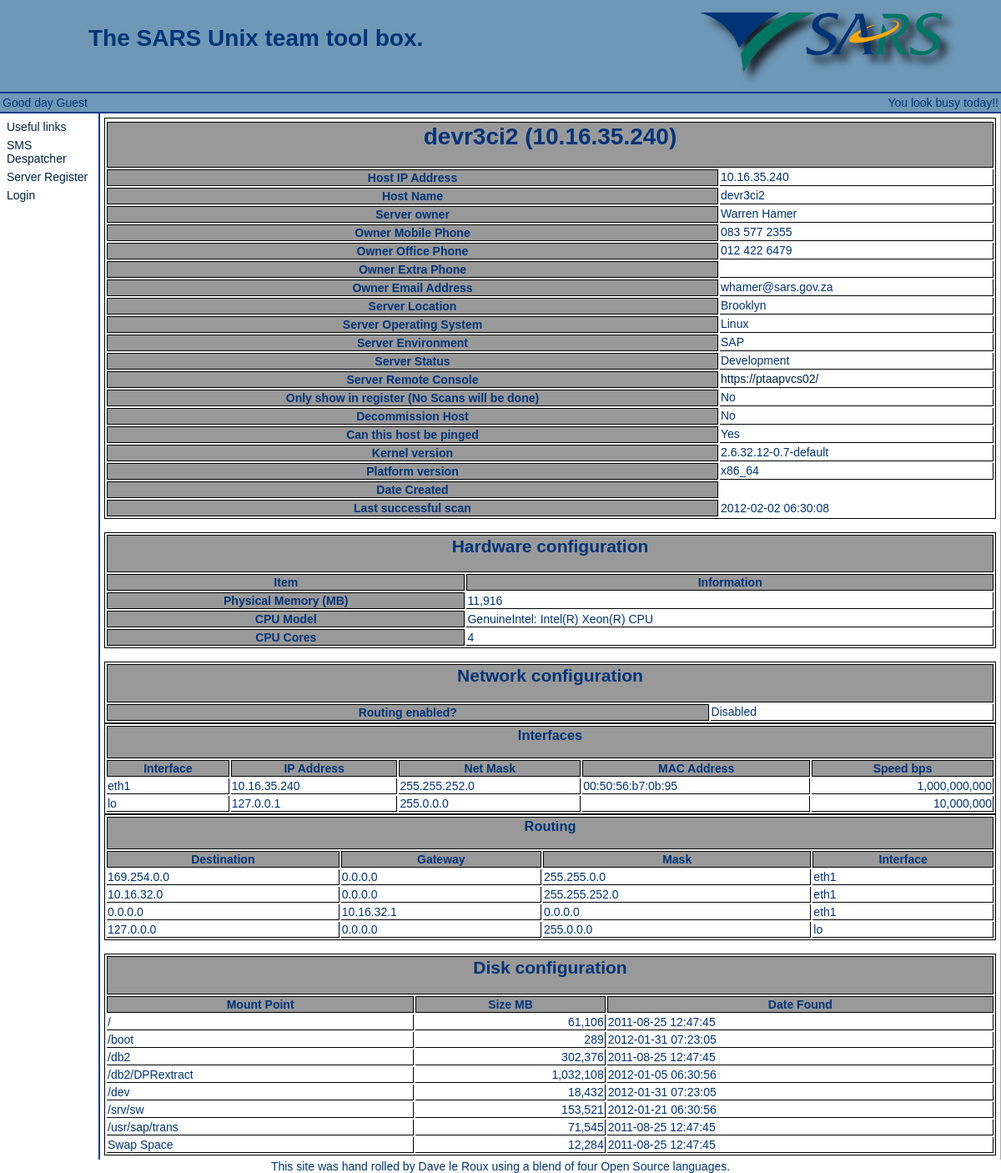
Screenshot of /index.php?option=edithost&hostid=15 with the database file from the repository.
### tables this page shows
CREATE TABLE `hosts` (
  `id` int(11) NOT NULL auto_increment,
  `IPAddress` varchar(15) default NULL,
  `HostName` varchar(25) default NULL,
  `SysOwner` int(11) default NULL,
  `SysLocation` int(11) default NULL,
  `OS` int(11) default NULL,
  `SysEnvironment` int(11) default NULL,
  `SysServices` varchar(40) default NULL,
  `SysBarcode` varchar(40) default NULL,
  `SysSNMP` varchar(40) default 'public',
  `SysRemConsole` varchar(40) default NULL,
  `SysNotes` blob,
  `SysVersion` varchar(100) default NULL,
  `Manufacturer` varchar(40) default NULL,
  `Model` varchar(30) default NULL,
  `SerialNumber` varchar(50) default NULL,
  `ChassisType` varchar(30) default NULL,
  `AssetTag` varchar(40) default NULL,
  `Height` varchar(40) default NULL,
  `BIOS` varchar(40) default NULL,
  `CPUModel` varchar(40) default NULL,
  `CPUPhys` varchar(40) default NULL,
  `CPUCores` varchar(40) default NULL,
  `Memory` varchar(40) default NULL,
  `DateCreated` datetime default NULL,
  `scan` varchar(10) default NULL,
  `Platform` varchar(20) default NULL,
  `DateScanned` datetime default NULL,
  `Router` tinyint(1) default '2',
  `Status` int(11) default NULL,
  `Decomm` tinyint(1) default '0',
  `Register` tinyint(1) default '0',
  `SNMPPort` int(5) default '161',
  `ping` tinyint(1) default '1',
  PRIMARY KEY  (`id`),
  UNIQUE KEY `id` (`id`)
);

CREATE TABLE `contacts` (
  `id` int(11) NOT NULL auto_increment,
  `FullName` varchar(60) default NULL,
  `OfficePhone` varchar(25) default NULL,
  `MobilePhone` varchar(25) default NULL,
  `ExtraPhone` varchar(25) default NULL,
  `Email` varchar(30) default NULL,
  `Department` varchar(30) default NULL,
  `Notes` blob,
  `DateCreated` datetime default NULL,
  PRIMARY KEY  (`id`),
  UNIQUE KEY `id` (`id`)
);

CREATE TABLE `locations` (
  `id` int(11) NOT NULL auto_increment,
  `LocName` varchar(30) default NULL,
  `Address1` varchar(40) default NULL,
  `Address2` varchar(40) default NULL,
  `Address3` varchar(40) default NULL,
  PRIMARY KEY  (`id`),
  UNIQUE KEY `id` (`id`)
);

CREATE TABLE `oses` (
  `id` int(11) NOT NULL auto_increment,
  `OSName` varchar(60) default 'Linux',
  PRIMARY KEY  (`id`),
  UNIQUE KEY `id` (`id`)
);

CREATE TABLE `environments` (
  `id` int(11) NOT NULL auto_increment,
  `EnvName` varchar(15) default NULL,
  `EnvDesc` blob,
  PRIMARY KEY  (`id`),
  UNIQUE KEY `id` (`id`)
);

CREATE TABLE `status` (
  `id` int(11) NOT NULL auto_increment,
  `FullName` varchar(60) default NULL,
  PRIMARY KEY  (`id`),
  UNIQUE KEY `id` (`id`)
);

CREATE TABLE `network` (
  `Host` int(11) default NULL,
  `IPAddress` varchar(15) default NULL,
  `Interface` varchar(10) default NULL,
  `MAC` varchar(17) default NULL,
  `IPBound` varchar(15) default NULL,
  `NetMask` varchar(15) default NULL,
  `Speed` int(11) default NULL
);

CREATE TABLE `routing` (
  `IPAddress` varchar(15) default NULL,
  `Destination` varchar(15) default NULL,
  `Gateway` varchar(15) default NULL,
  `GenMask` varchar(15) default NULL,
  `Interface` varchar(10) default NULL,
  `Host` int(11) default NULL
);

CREATE TABLE `disks` (
  `Host` int(11) default NULL,
  `Device` varchar(60) default NULL,
  `MountPoint` varchar(60) default NULL,
  `FileSystem` varchar(15) default NULL,
  `DiskSize` varchar(30) default NULL,
  `FSTabOptions` varchar(120) default NULL,
  `DateFound` datetime default NULL
);

### hosts.php (the view, shortened to what this page needs)
<?php
class hosts
{
	function EditHost( $HostID ) {
		if ( $HostID == 0 ) {
			$IPAddress = "";
			$ContactName = "";
			$LocID = 0;
			$OS = 0;
			$Environment = "";
			$Status = "";
			$RemCons = "";
			$SNMP = "public";
			$SNMPPort = 161;
			$Decomm = 0;
			$Register = 0;
			$Ping = 1;
			$DateCreated = date("Y-m-d H:i:s");
			echo "<center>\n<p>I hope the server you are adding is currently up, and SNMP is enabled, or I will have to become aggressive when the server checks happen.</p>\n<p> \"Gentlemen, failure is not an option!\"</p>\n<p>A little magic you may wish to know. I do not like duplicates. You give me something I already know, I will quietly just throw it away. Because I am polite.</p></center>\n";
		} else {
			$HostList = mysql_query( "select IPAddress,HostName,contacts.FullName,SysLocation,OS,SysEnvironment,status.FullName,SysRemConsole,SysSNMP,hosts.DateCreated,contacts.MobilePhone,contacts.OfficePhone,contacts.ExtraPhone,contacts.Email,locations.LocName,environments.EnvName,oses.OSName,Platform,SysVersion,DateScanned,Memory,Router,Decomm,Register,SNMPPort,CPUCores,CPUModel,ping from hosts,contacts,locations,environments,status,oses where hosts.id = $HostID and SysOwner=contacts.id and SysLocation=locations.id and SysEnvironment=environments.id and status=status.id and OS=oses.id" ) or die( mysql_error() );
			$HostRec = mysql_fetch_row( $HostList );
			$IPAddress = $HostRec[0];
			$HostName = $HostRec[1];
			$ContactName = $HostRec[2];
			$Status = $HostRec[6];
			$RemCons = $HostRec[7];
			$DateCreated = $HostRec[9];
			$ContactMobile = $HostRec[10];
			$ContactOffice = $HostRec[11];
			$ContactExtraPhone = $HostRec[12];
			$ContactEmail = $HostRec[13];
			$LocationName = $HostRec[14];
			$EnvName = $HostRec[15];
			$OSType = $HostRec[16];
			$Platform = $HostRec[17];
			$Version = $HostRec[18];
			$DateScan = $HostRec[19];
			$Memory = $HostRec[20];
			if ( $HostRec[21]==2 ) { $Routing = 'Disabled'; } else { $Routing = 'Enabled'; }
			$Decomm=$HostRec[22];
			$Register=$HostRec[23];
			$CPUCores=$HostRec[25];
			$CPUModel=$HostRec[26];
			$Ping=$HostRec[27];
		}
		if ( $HostID <> 0 ) {
			echo "<table class=hosts><tr>";
			echo "<tr><th class='hosts' colspan=2><h1>$HostName ($IPAddress)</h1></th></tr>";
			echo "<tr><th class='hosts'>Host IP Address</th><td class='hosts'>$IPAddress</td></tr>";
			echo "<tr><th class='hosts'>Host Name</th><td class='hosts'>$HostName</td></tr>";
			echo "<tr><th class='hosts'>Server owner</th><td class='hosts'>$ContactName</td></tr>";
			echo "<tr><th class='hosts'>Owner Mobile Phone</th><td class='hosts'>$ContactMobile</td></tr>";
			echo "<tr><th class='hosts'>Owner Office Phone</th><td class='hosts'>$ContactOffice</td></tr>";
			echo "<tr><th class='hosts'>Owner Extra Phone</th><td class='hosts'>$ContactExtraPhone</td></tr>";
			echo "<tr><th class='hosts'>Owner Email Address</th><td class='hosts'>$ContactEmail</td></tr>";
			echo "<tr><th class='hosts'>Server Location</th><td class='hosts'>$LocationName</td></tr>";
			echo "<tr><th class='hosts'>Server Operating System</th><td class='hosts'>$OSType</td></tr>";
			echo "<tr><th class='hosts'>Server Environment</th><td class='hosts'>$EnvName</td></tr>";
			echo "<tr><th class='hosts'>Server Status</th><td class='hosts'>$Status</td></tr>";
			echo "<tr><th class='hosts'>Server Remote Console</th><td class='hosts'><a href='$RemCons' target=_blank>$RemCons</a></td></tr>";
			echo "<tr><th class='hosts'>Only show in register (No Scans will be done)</th><td class='hosts'>".(($Register)?'Yes':'No')."</td></tr>\n";
			echo "<tr><th class='hosts'>Decommission Host</th><td class='hosts'>".(($Decomm)?'Yes':'No')."</td></tr>\n";
			echo "<tr><th class='hosts'>Can this host be pinged</th><td class='hosts'>".(($Ping)?'Yes':'No')."</td></tr>\n";
			echo "<tr><th class='hosts'>Kernel version</th><td class='hosts'>$Version</td></tr>";
			echo "<tr><th class='hosts'>Platform version</th><td class='hosts'>$Platform</td></tr>";
			echo "<tr><th class='hosts'>Date Created</th><td>$DateCreated</td></tr>";
			echo "<tr><th class='hosts'>Last successful scan</th><td>$DateScan</td></tr>";
			echo "</table><br>";
			echo "<table class=hosts>";
			echo "<tr><th class=hosts colspan=2><h2>Hardware configuration</h2></td></tr>";
			echo "<tr><th class=hosts>Item</th><th class=hosts>Information</th></tr>";
			echo "<tr><th class=hosts>Physical Memory (MB)</th><td class=hosts>".number_format($Memory)."</td></tr>";
			echo "<tr><th class=hosts>CPU Model</th><td class=hosts>$CPUModel</td></tr>";
			echo "<tr><th class=hosts>CPU Cores</th><td class=hosts>$CPUCores</td></tr>";
			echo "</table><br>";
			echo "<table class=hosts>";
			echo "<tr><th class=hosts colspan=2><h2>Network configuration</h2></td></tr>";
			echo "<tr><th class=hosts>Routing enabled?</td><td class=hosts>".$Routing."</td></tr>";
			echo "</table>";
			echo "<table class=hosts>";
			echo "<tr><th class=hosts colspan=5><h3>Interfaces</h3></th></tr>";
			echo "<tr><th class=hosts>Interface</th><th class=hosts>IP Address</th><th class=hosts>Net Mask</th><th class=hosts>MAC Address</th><th class=hosts>Speed bps</th></tr>";
			$Nics = mysql_query( "select * from network where Host=$HostID order by Interface" );
                        $i = 0;
                        while ( $i < mysql_num_rows( $Nics ) ) {
                                echo "<tr><td class=hosts>".mysql_result( $Nics, $i, 'Interface' )."</td><td class=hosts>".mysql_result( $Nics, $i, 'IPAddress')."</td><td class=hosts>".mysql_result( $Nics, $i, 'NetMask')."</td><td class=hosts>".mysql_result( $Nics, $i, 'MAC')."</td><td class=hosts align=right>".number_format( mysql_result( $Nics, $i, 'Speed'))."</td></tr>";
                                $i++;
                        }
			echo "</table>";
			echo "<table class=hosts>";
			echo "<tr><th class=hosts colspan=4><h3>Routing</h3></th></tr>";
			echo "<tr><th class=hosts>Destination</th><th class=hosts>Gateway</th><th class=hosts>Mask</th><th class=hosts>Interface</th></tr>";
			$Routes = mysql_query( "select * from routing where Host=$HostID order by Interface;" );
			$i = 0;
			while ( $i < mysql_num_rows( $Routes ) ) {
				echo "<tr><td class=hosts>".mysql_result( $Routes, $i, 'Destination')."</td><td class=hosts>".mysql_result( $Routes, $i, 'Gateway')."</td><td class=hosts>".mysql_result( $Routes, $i, 'GenMask' )."</td><td class=hosts>".mysql_result( $Routes, $i, 'Interface')."</td></tr>";
				$i++;
			}
			echo "</table><br>";
			echo "<table class=hosts>";
			echo "<tr><th class=hosts colspan=4><center><h2>Disk configuration</h2></center></td></tr>";
			echo "<tr><th class=hosts>Mount Point</th><th class=hosts>Size MB</th><th class=hosts>Date Found</th></tr>";
			$Disks = mysql_query( "select * from disks where Host=$HostID order by MountPoint" );
                        $i = 0;
                        while ( $i < mysql_num_rows( $Disks ) ) {
                                echo "<tr><td class=hosts>".mysql_result( $Disks, $i, 'MountPoint')."</td><td class=hosts align=right>".number_format(mysql_result( $Disks, $i, 'DiskSize'))."</td><td class=hosts>".mysql_result( $Disks, $i, 'DateFound')."</td></tr>";
                                $i++;
                        }
			echo "</table>";
		}
	}
}
?>

### styles/styles.css (style rules this page uses)
table.hosts { width: 100%; border-width: 1px; border-spacing: 2px; border-style: solid; border-color: #000000; }
td.hosts { border-bottom: 1px solid; border-right: 1px solid; border-color: #000000; }
th.hosts { border-width: 1px; border-spacing: 2px; border-style: solid; border-color: #000000; background: #999999; }
body, table, tr, td, p, li, ul { margin: 0px 0px 0px 0px; font-family: "Trebuchet MS",Trebuchet,Arial,Helvetica,sans-serif; color: #003477; font-size: 14px; background-repeat: repeat-y; }
a, a:visited { text-decoration: none; color: #002244; }

### rows the page displays
hosts: HostName "devr3ci2", IPAddress "10.16.35.240", contacts.FullName "Warren Hamer", contacts.MobilePhone "083 577 2355", contacts.OfficePhone "012 422 6479", contacts.Email "whamer@sars.gov.za", locations.LocName "Brooklyn", oses.OSName "Linux", environments.EnvName "SAP", status.FullName "Development", SysRemConsole "https://ptaapvcs02/", SysVersion "2.6.32.12-0.7-default", Platform "x86_64", DateScanned "2012-02-02 06:30:08", Memory "11,916", CPUModel "GenuineIntel: Intel(R) Xeon(R) CPU", CPUCores "4", Router "Disabled"
network: Interface "eth1", IPAddress "10.16.35.240", NetMask "255.255.252.0", MAC "00:50:56:b7:0b:95", Speed "1,000,000,000"
network: Interface "lo", IPAddress "127.0.0.1", NetMask "255.0.0.0", Speed "10,000,000"
routing: Destination "169.254.0.0", Gateway "0.0.0.0", GenMask "255.255.0.0", Interface "eth1"
routing: Destination "10.16.32.0", Gateway "0.0.0.0", GenMask "255.255.252.0", Interface "eth1"
routing: Destination "0.0.0.0", Gateway "10.16.32.1", GenMask "0.0.0.0", Interface "eth1"
routing: Destination "127.0.0.0", Gateway "0.0.0.0", GenMask "255.0.0.0", Interface "lo"
disks: MountPoint "/", DiskSize "61,106", DateFound "2011-08-25 12:47:45"
disks: MountPoint "/boot", DiskSize "289", DateFound "2012-01-31 07:23:05"
disks: MountPoint "/db2", DiskSize "302,376", DateFound "2011-08-25 12:47:45"
disks: MountPoint "/db2/DPRextract", DiskSize "1,032,108", DateFound "2012-01-05 06:30:56"
disks: MountPoint "/dev", DiskSize "18,432", DateFound "2012-01-31 07:23:05"
disks: MountPoint "/srv/sw", DiskSize "153,521", DateFound "2012-01-21 06:30:56"
disks: MountPoint "/usr/sap/trans", DiskSize "71,545", DateFound "2011-08-25 12:47:45"
disks: MountPoint "Swap Space", DiskSize "12,284", DateFound "2011-08-25 12:47:45"

### other values shown
$TitleString "The SARS Unix team tool box."
$_SESSION['userfullname'] "Guest"
